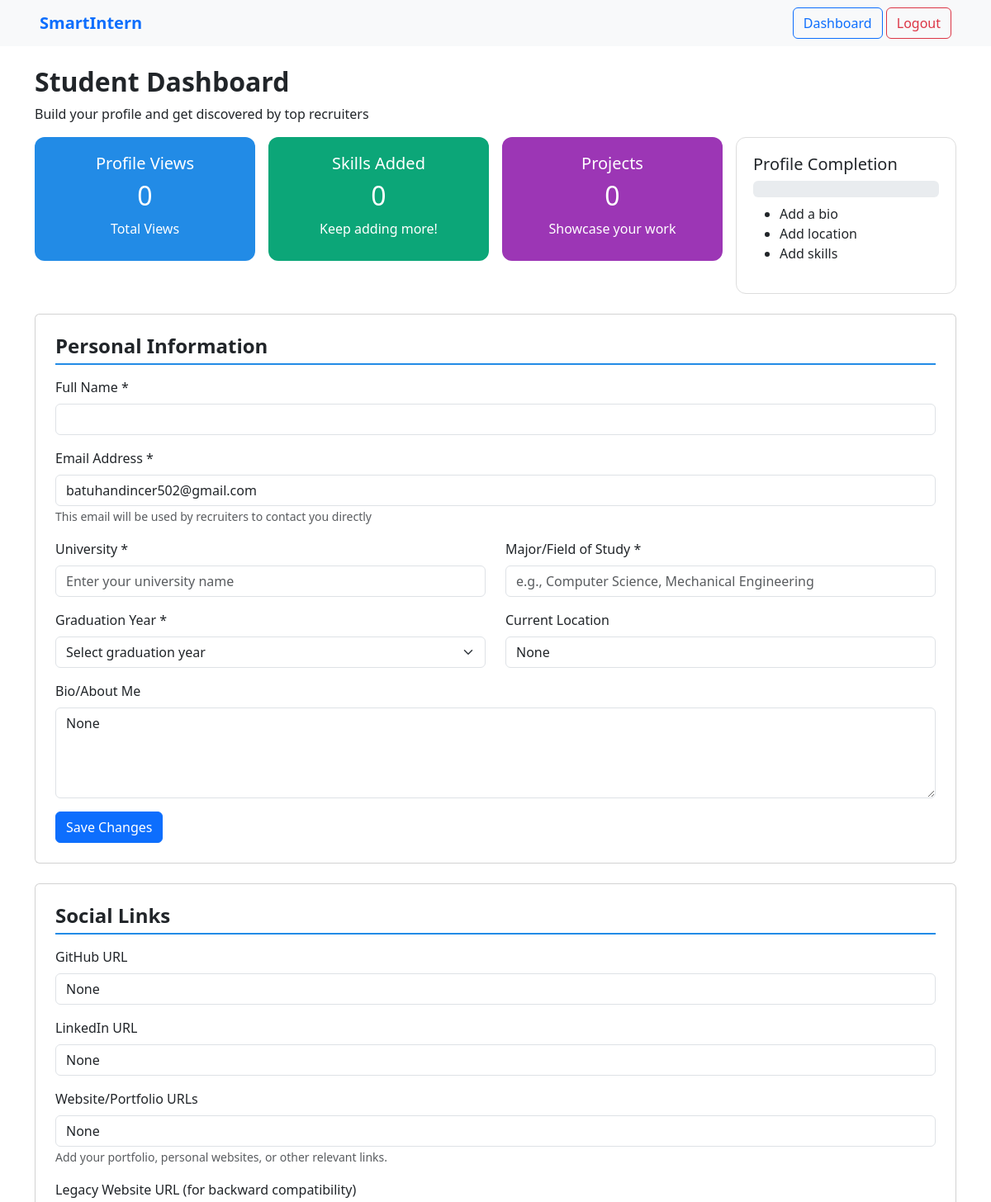
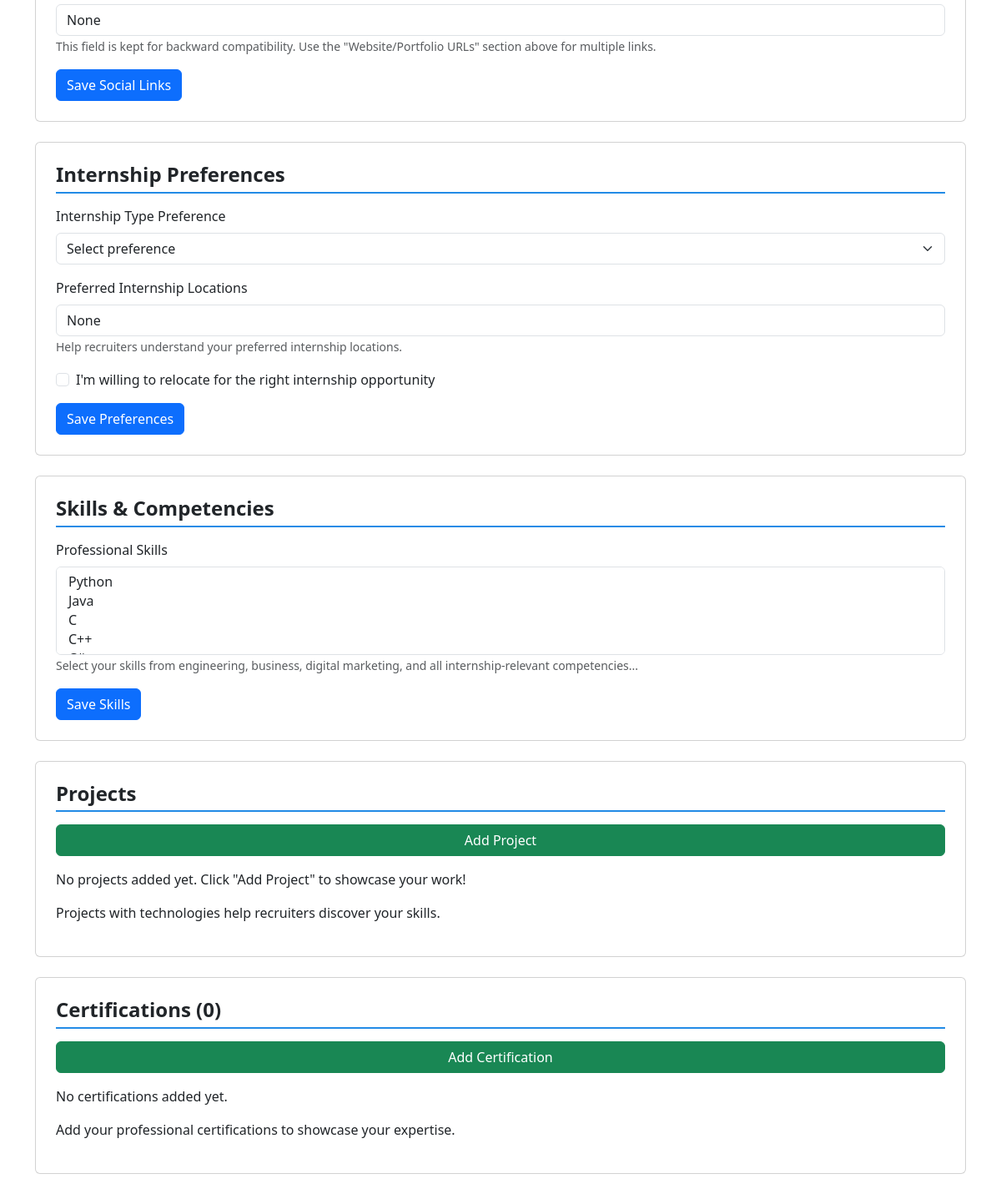
Screenshot of /profiles/profile/Batuhandin/ (signed in) with the database file from the repository (2 pictures, top to bottom).
### profiles/models.py (models this page shows, shortened)
class Profile(models.Model):
    user = models.OneToOneField(User, on_delete=models.CASCADE)
    university = models.CharField(max_length=255)
    major = models.CharField(max_length=255)
    graduation_year = models.IntegerField(null=True, blank=True)
    location = models.CharField(max_length=255, blank=True, null=True)
    bio = models.TextField(blank=True, null=True)
    github = models.URLField(blank=True, null=True)
    linkedin = models.URLField(blank=True, null=True)
    website = models.URLField(blank=True, null=True)
    legacy_website = models.URLField(blank=True, null=True)
    internship_type = models.CharField(max_length=50, blank=True, null=True)
    preferred_locations = models.CharField(max_length=255, blank=True, null=True)
    open_to_relocate = models.BooleanField(default=False)
    skills = models.ManyToManyField(Skill, blank=True)

### profiles/views.py (the view, shortened to what this page needs)
# urls.py: path('profile/<str:username>/', views.profile_detail, name='profile_detail'),
@login_required
def profile_detail(request, username):
    user = get_object_or_404(User, username=username)
    profile, created = Profile.objects.get_or_create(user=user)
    years = list(range(2024, 2034))
    profile_form = ProfileForm(instance=profile)
    project_form = ProjectForm()
    certification_form = CertificationForm()
    context = {
        'profile_user': user,
        'profile': profile,
        'full_name': user.get_full_name(),
        'form': profile_form,
        'project_form': project_form,
        'certification_form': certification_form,
        'years': years,
        'projects': profile.projects.all(),
        'certifications': profile.certifications.all(),
        'skills_count': profile.skills.count(),
        'projects_count': profile.projects.count(),
        'certifications_count': profile.certifications.count(),
        'profile_views': 0,
        'completion_percent': calculate_completion_percent(profile),
        'all_skills': Skill.objects.all(),
        'skills': profile.skills.all(),
    }
    return render(request, 'profiles/profile_detail.html', context)

### profiles/forms.py
class ProfileForm(forms.ModelForm):
    class Meta:
        model = Profile
        fields = [
            'university', 'major', 'graduation_year', 'location', 'bio',
            'github', 'linkedin', 'website', 'legacy_website',
            'internship_type', 'preferred_locations', 'open_to_relocate', 'skills'
        ]
        widgets = {
            'skills': forms.CheckboxSelectMultiple(),
            'bio': forms.Textarea(attrs={'rows': 3}),
        }

class ProjectForm(forms.ModelForm):
    class Meta:
        model = Project
        fields = ['title', 'description', 'technologies', 'link']

### profiles/views.py (called while the page is built)
def calculate_completion_percent(profile):
    percent = 0
    if profile.bio:
        percent += 30
    if profile.location:
        percent += 30
    if profile.skills.exists():
        percent += 40
    return percent

### profiles/templates/profiles/profile_detail.html (shortened to what this page needs)
<!DOCTYPE html>
<html lang="en">
<head>
    <link href="https://cdn.jsdelivr.net/npm/bootstrap@5.3.0/dist/css/bootstrap.min.css" rel="stylesheet" />
</head>
<body>
<nav class="navbar navbar-light bg-light justify-content-between px-5">
    <a class="navbar-brand fw-bold text-primary">SmartIntern</a>
    <div>
        <a href="#" class="btn btn-outline-primary">Dashboard</a>
        <a href="{% url 'logout' %}" class="btn btn-outline-danger">Logout</a>
    </div>
</nav>
<div class="container my-4">
    <h2 class="fw-bold">Student Dashboard</h2>
    <p>Build your profile and get discovered by top recruiters</p>
    <div class="row g-3 mb-4">
        <div class="col-md-3">
            <div class="card-box bg-blue text-center">
                <h5>Profile Views</h5>
                <h2>{{ profile_views }}</h2>
                <p>Total Views</p>
            </div>
        </div>
        <div class="col-md-3">
            <div class="card-box bg-green text-center">
                <h5>Skills Added</h5>
                <h2>{{ skills_count }}</h2>
                <p>Keep adding more!</p>
            </div>
        </div>
        <div class="col-md-3">
            <div class="card-box bg-purple text-center">
                <h5>Projects</h5>
                <h2>{{ projects_count }}</h2>
                <p>Showcase your work</p>
            </div>
        </div>
        <div class="col-md-3">
            <div class="profile-progress">
                <h5>Profile Completion</h5>
                <div class="progress mb-2" style="height: 20px;">
                </div>
                <ul>
                    {% if not profile.bio %}
                    <li>Add a bio</li>
                    {% endif %}
                    {% if not profile.location %}
                    <li>Add location</li>
                    {% endif %}
                    {% if skills_count == 0 %}
                    <li>Add skills</li>
                    {% endif %}
                </ul>
            </div>
        </div>
    </div>
    <div class="card mb-4 p-4">
        <h4 class="section-title">Personal Information</h4>
        <form method="post" action="{% url 'profile_detail' profile_user.username %}">
            <div class="mb-3">
                <label for="full_name" class="form-label">Full Name *</label>
                <input type="text" id="full_name" name="full_name" class="form-control"
                       value="{{ full_name }}" required>
            </div>
            <div class="mb-3">
                <label for="email" class="form-label">Email Address *</label>
                <input type="email" id="email" name="email" class="form-control"
                       value="{{ profile_user.email }}" placeholder="Enter your email address" required>
                <small class="text-muted">This email will be used by recruiters to contact you directly</small>
            </div>
            <div class="row">
                <div class="col-md-6 mb-3">
                    <label for="university" class="form-label">University *</label>
                    <input type="text" id="university" name="university" class="form-control"
                           placeholder="Enter your university name" value="{{ profile.university }}" required>
                </div>
                <div class="col-md-6 mb-3">
                    <label for="major" class="form-label">Major/Field of Study *</label>
                    <input type="text" id="major" name="major" class="form-control"
                           placeholder="e.g., Computer Science, Mechanical Engineering" value="{{ profile.major }}" required>
                </div>
            </div>
            <div class="row">
                <div class="col-md-6 mb-3">
                    <label for="graduation_year" class="form-label">Graduation Year *</label>
                    <select id="graduation_year" name="graduation_year" class="form-select" required>
                        <option value="" disabled {% if not profile.graduation_year %}selected{% endif %}>Select graduation year</option>
                    </select>
                </div>
                <div class="col-md-6 mb-3">
                    <label for="location" class="form-label">Current Location</label>
                    <input type="text" id="location" name="location" class="form-control"
                           placeholder="City, State/Country" value="{{ profile.location }}">
                </div>
            </div>
            <div class="mb-3">
                <label for="bio" class="form-label">Bio/About Me</label>
                <textarea id="bio" name="bio" class="form-control" rows="4"
                          placeholder="Tell recruiters about yourself, your interests, and career goals...">{{ profile.bio }}</textarea>
            </div>
            <button type="submit" class="btn btn-primary" name="profile_submit">Save Changes</button>
        </form>
    </div>
    <div class="card mb-4 p-4">
        <h4 class="section-title">Social Links</h4>
        <form method="post" action="{% url 'profile_detail' profile_user.username %}">
            <div class="mb-3">
                <label for="github" class="form-label">GitHub URL</label>
                <input type="url" id="github" name="github" class="form-control" placeholder="https://github.com/yourusername" value="{{ profile.github }}">
            </div>
            <div class="mb-3">
                <label for="linkedin" class="form-label">LinkedIn URL</label>
                <input type="url" id="linkedin" name="linkedin" class="form-control" placeholder="https://linkedin.com/in/yourusername" value="{{ profile.linkedin }}">
            </div>
            <div class="mb-3">
                <label for="website" class="form-label">Website/Portfolio URLs</label>
                <input type="url" id="website" name="website" class="form-control" placeholder="Add Website" value="{{ profile.website }}">
                <small class="text-muted">Add your portfolio, personal websites, or other relevant links.</small>
            </div>
            <div class="mb-3">
                <label for="legacy_website" class="form-label">Legacy Website URL (for backward compatibility)</label>
                <input type="url" id="legacy_website" name="legacy_website" class="form-control" placeholder="https://yourwebsite.com" value="{{ profile.legacy_website }}">
                <small class="text-muted">This field is kept for backward compatibility. Use the "Website/Portfolio URLs" section above for multiple links.</small>
            </div>
            <button type="submit" class="btn btn-primary" name="social_submit">Save Social Links</button>
        </form>
    </div>
    <div class="card mb-4 p-4">
        <h4 class="section-title">Internship Preferences</h4>
        <form method="post" action="{% url 'profile_detail' profile_user.username %}">
            <div class="mb-3">
                <label for="internship_type" class="form-label">Internship Type Preference</label>
                <select id="internship_type" name="internship_type" class="form-select">
                    <option value="" {% if not profile.internship_type %}selected{% endif %}>Select preference</option>
                </select>
            </div>
            <div class="mb-3">
                <label for="preferred_locations" class="form-label">Preferred Internship Locations</label>
                <input type="text" id="preferred_locations" name="preferred_locations" class="form-control" placeholder="Add Location" value="{{ profile.preferred_locations }}">
                <small class="text-muted">Help recruiters understand your preferred internship locations.</small>
            </div>
            <div class="form-check mb-3">
                <input class="form-check-input" type="checkbox" id="open_to_relocate" name="open_to_relocate" {% if profile.open_to_relocate %}checked{% endif %}/>
                <label class="form-check-label" for="open_to_relocate">
                    I'm willing to relocate for the right internship opportunity
                </label>
            </div>
            <button type="submit" class="btn btn-primary" name="internship_submit">Save Preferences</button>
        </form>
    </div>
    <div class="card mb-4 p-4">
        <h4 class="section-title">Skills & Competencies</h4>
        <form method="post" action="{% url 'profile_detail' profile_user.username %}">
            <div class="mb-3">
                <label for="skills" class="form-label">Professional Skills</label>
                <select id="skills" name="skills" class="form-select" multiple>
                    {% for skill in all_skills %}
                        <option value="{{ skill.id }}" {% if skill in profile.skills.all %}selected{% endif %}>{{ skill.name }}</option>
                    {% endfor %}
                </select>
                <small class="text-muted">Select your skills from engineering, business, digital marketing, and all internship-relevant competencies...</small>
            </div>
            <button type="submit" class="btn btn-primary" name="skills_submit">Save Skills</button>
        </form>
    </div>
    <div class="card mb-4 p-4">
        <h4 class="section-title">Projects</h4>
        <button class="btn btn-success mb-3" type="button" data-bs-toggle="collapse" data-bs-target="#addProjectForm" aria-expanded="false" aria-controls="addProjectForm">
            Add Project
        </button>
        {% if projects_count == 0 %}
            <p>No projects added yet. Click "Add Project" to showcase your work!</p>
        {% endif %}
        <p>Projects with technologies help recruiters discover your skills.</p>
    </div>
    <div class="card mb-4 p-4">
        <h4 class="section-title">Certifications ({{ certifications_count }})</h4>
        <button class="btn btn-success mb-3" type="button" data-bs-toggle="collapse" data-bs-target="#addCertificationForm" aria-expanded="false" aria-controls="addCertificationForm">
            Add Certification
        </button>
        {% if certifications_count == 0 %}
            <p>No certifications added yet.</p>
        {% endif %}
        <p>Add your professional certifications to showcase your expertise.</p>
    </div>
</div>
</body>
</html>

### profiles/templates/profiles/profile_detail.html (style rules this page uses)
.card-box { color: white; border-radius: 12px; padding: 20px; height: 150px; }
.bg-blue { background-color: #228be6; }
.bg-green { background-color: #0ca678; }
.bg-purple { background-color: #9c36b5; }
.profile-progress { border: 1px solid #ddd; border-radius: 12px; padding: 20px; }
.section-title { border-bottom: 2px solid #228be6; padding-bottom: 6px; margin-bottom: 15px; font-weight: 600; }

### rows the page displays
Profile: graduation_year "Select graduation year", location "None", bio "None", github "None", linkedin "None", website "None", legacy_website "None", internship_type "Select preference", preferred_locations "None"

### other values shown
{{ profile_views }} "0"
{{ skills_count }} "0"
{{ projects_count }} "0"
{{ certifications_count }} "0"
